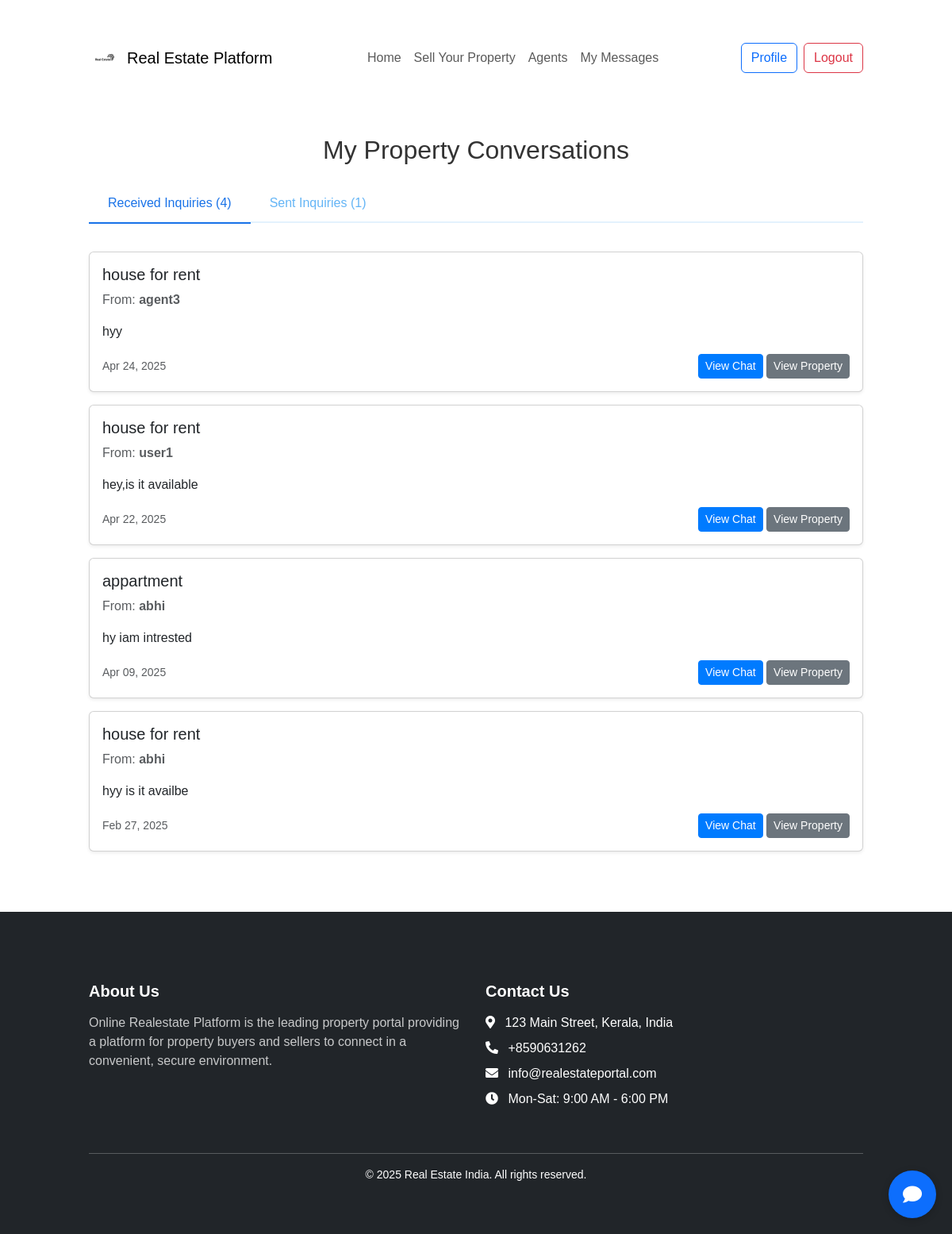
/properties/my-inquiries/ (signed in), run on the app's committed database.
### properties/models.py (models this page shows, shortened)
class PropertyInquiry(models.Model):
    property = models.ForeignKey(Property, on_delete=models.CASCADE, related_name='inquiries')
    sender = models.ForeignKey(User, related_name='sent_inquiries', on_delete=models.CASCADE)
    receiver = models.ForeignKey(User, related_name='received_inquiries', on_delete=models.CASCADE)
    message = models.TextField()
    created_at = models.DateTimeField(auto_now_add=True)
    is_active = models.BooleanField(default=True)

class Property(models.Model):
    agent = models.ForeignKey(Agent, on_delete=models.CASCADE, related_name='properties', null=True, blank=True)
    user = models.ForeignKey(User, on_delete=models.CASCADE, related_name='properties')
    location = models.ForeignKey('Location', on_delete=models.CASCADE, related_name='properties')
    title = models.CharField(max_length=100)
    description = models.TextField()
    property_type = models.CharField(
        max_length=20,
        choices=[
            ('house', 'House'),
            ('apartment', 'Apartment'),
            ('land', 'Land'),
            ('commercial', 'Commercial')
        ]
    )
    type = models.CharField(
        max_length=20,
        choices=[
            ('sale', 'For Sale'),
            ('rent', 'For Rent'),
            ('lease', 'For Lease'),
        ]
    )
    price = models.DecimalField(max_digits=15, decimal_places=2)
    bedrooms = models.IntegerField(default=0)
    bathrooms = models.IntegerField(default=0)
    area_sqft = models.IntegerField(default=0)
    status = models.CharField(
        max_length=20,
        choices=[
            ('available', 'Available'),
            ('sold', 'Sold'),
            ('pending', 'Pending')
        ],
        default='available'
    )
    created_at = models.DateTimeField(default=timezone.now)
    updated_at = models.DateTimeField(auto_now=True)

### accounts/models.py (models this page shows, shortened)
class User(AbstractUser):
    phone_number = models.CharField(max_length=15, blank=True, null=True)
    role = models.CharField(
        max_length=10,
        choices=[('user', 'User'), ('admin', 'Admin')],
        default='user'
    )
    groups = models.ManyToManyField(
        "auth.Group",
        related_name="custom_user_set",  # Change related_name
        blank=True
    )
    user_permissions = models.ManyToManyField(
        "auth.Permission",
        related_name="custom_user_permissions_set",  # Change related_name
        blank=True
    )

### properties/views.py (the view)
# urls.py: path('my-inquiries/', views.my_inquiries, name='my_inquiries'),
@login_required
def my_inquiries(request):
    sent_inquiries = PropertyInquiry.objects.filter(sender=request.user).order_by('-created_at')
    received_inquiries = PropertyInquiry.objects.filter(receiver=request.user).order_by('-created_at')
    return render(request, 'properties/my_inquiries.html', {
        'sent_inquiries': sent_inquiries,
        'received_inquiries': received_inquiries
    })

### properties/templates/properties/my_inquiries.html (shortened to what this page needs)
{% extends 'base.html' %}
{% load static %}
{% block content %}
<link rel="stylesheet" href="{% static 'css/message.css' %}">
<div class="container mt-4">
    <h2 class="text-center mb-4">My Property Conversations</h2>
    <ul class="nav nav-tabs" id="inquiryTabs" role="tablist">
        <li class="nav-item">
            <a class="nav-link active" id="received-tab" data-toggle="tab" href="#received" role="tab">
                Received Inquiries ({{ received_inquiries.count }})
            </a>
        </li>
        <li class="nav-item">
            <a class="nav-link" id="sent-tab" data-toggle="tab" href="#sent" role="tab">
                Sent Inquiries ({{ sent_inquiries.count }})
            </a>
        </li>
    </ul>
    <div class="tab-content mt-3" id="inquiryTabsContent">
        <div class="tab-pane fade show active" id="received" role="tabpanel">
            {% if received_inquiries %}
                <div class="list-group">
                    {% for inquiry in received_inquiries %}
                        <div class="card mb-3 p-3 shadow-sm">
                            <h5 class="card-title">{{ inquiry.property.title }}</h5>
                            <p class="text-muted">From: <strong>{{ inquiry.sender.username }}</strong></p>
                            <p>{{ inquiry.message|truncatechars:100 }}</p>
                            <div class="d-flex justify-content-between align-items-center">
                                <small class="text-muted">{{ inquiry.created_at|date:"M d, Y" }}</small>
                                <div>
                                    <a href="{% url 'chat_detail' inquiry.id %}" class="btn btn-sm btn-primary">View Chat</a>
                                    <a href="{% url 'property_detail' inquiry.property.id %}" class="btn btn-sm btn-secondary">View Property</a>
                                </div>
                            </div>
                        </div>
                    {% endfor %}
                </div>
            {% else %}
                <div class="alert alert-info">You haven't received any inquiries yet.</div>
            {% endif %}
        </div>
    </div>
</div>
{% endblock %}

### properties/static/css/property_details.css (style rules this page uses)
body { font-family: 'Arial', sans-serif; background: #ffffff; margin: 0; padding: 0; color: #333; }

### properties/static/css/chat.css (style rules this page uses)
.btn-primary { background-color: #007bff; border-color: #007bff; }

### properties/static/css/message.css (style rules this page uses)
.container { max-width: 1000px; margin: 40px auto; }
.nav-tabs { border-bottom: 2px solid #e3f2fd; }
.nav-tabs .nav-item { margin-bottom: -2px; }
.nav-tabs .nav-link { color: #64b5f6; border: none; padding: 12px 24px; font-weight: 500; transition: all 0.3s ease; }
.nav-tabs .nav-link.active { color: #1a73e8; border-bottom: 2px solid #1a73e8; background: transparent; }
.tab-content { padding: 20px 0; }
.tab-pane.fade { transition: opacity 0.3s ease; }

### data on the page
PropertyInquiry: property "house for rent", sender.username "agent3", message "hyy", created_at "Apr 24, 2025"
PropertyInquiry: property "house for rent", sender.username "user1", message "hey,is it available", created_at "Apr 22, 2025"
PropertyInquiry: property "appartment", sender.username "abhi", message "hy iam intrested", created_at "Apr 09, 2025"
PropertyInquiry: property "house for rent", sender.username "abhi", message "hyy is it availbe", created_at "Feb 27, 2025"

### other printed values
{{ received_inquiries.count }} "4"
{{ sent_inquiries.count }} "1"
